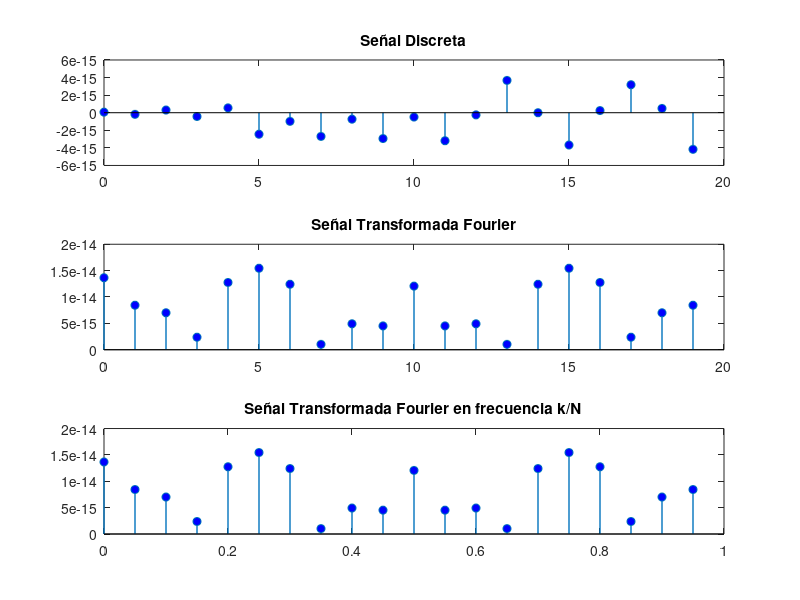

Write MATLAB code to recreate this figure.
%Preparamos el entorno
clear all
close all
clc

N=20;
n=0:N-1; %matriz de elementos
f=0.5;
fase=deg2rad(90);  % Debe estar en radianes  grados * pi / 180 o la funcion deg2rad(90)

%Generamos la señal
x=cos(2*pi*f*n+fase);

%Representamos
subplot(311);
stem(n,x,'linewidth',1,'markerfacecolor','b');
title ("Señal Discreta");

%Calculamos al transformada de fourier
Xk=fft(x);

%Calculamos el modulo
k=n;
modXk=abs(Xk);
subplot(312);
stem(k,modXk,'linewidth',1,'markerfacecolor','b');
title ("Señal Transformada Fourier");

subplot(313);
stem(k/N,modXk,'linewidth',1,'markerfacecolor','b');
title ("Señal Transformada Fourier en frecuencia k/N");
